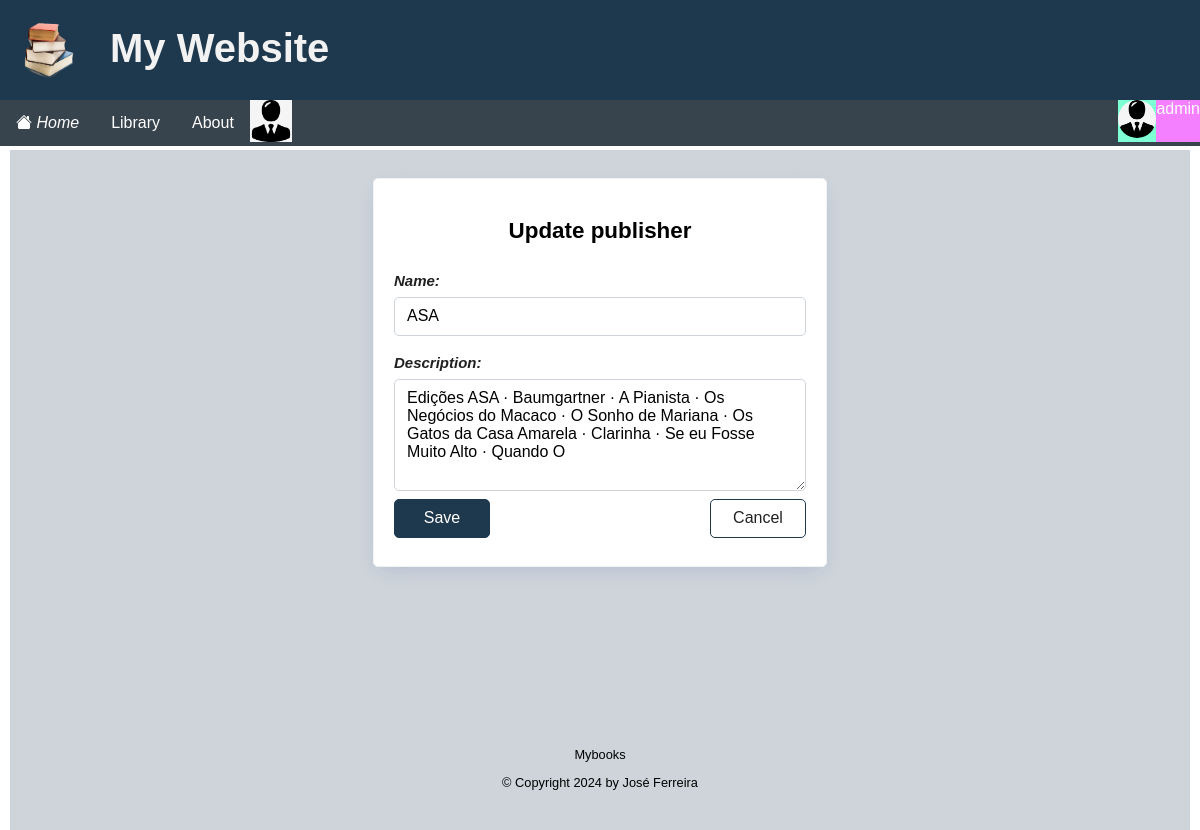
The page /publisher/update/1/ (signed in) on the database its author committed.
### apps/accounts/models.py (models this page shows, shortened)
class Profile(models.Model):
    user = models.OneToOneField(User, on_delete=models.CASCADE)
    avatar = models.ImageField(default='avatar.jpg', upload_to=image_file_path)

### apps/books/models.py (models this page shows, shortened)
class Publisher(models.Model):
    name = models.CharField(max_length=255)
    description = models.TextField(max_length=500, null=True, blank=True)
    created_by = models.ForeignKey(User, on_delete=models.CASCADE, default=1)
    created = models.DateTimeField(auto_now_add=True)
    modified = models.DateTimeField(auto_now=True)
    class Meta:
        ordering = ["name"]

### apps/books/views.py (the view, shortened to what this page needs)
# urls.py: path('publisher/update/<int:pk>/', views.PublisherUpdate.as_view(),name='publisher-update'),
class PublisherUpdate(LoginRequiredMixin, UpdateView):
    model = Publisher
    fields = ['name','description']
    success_url = reverse_lazy('publishers')

### templates/books/publisher_form.html (shortened to what this page needs)
{% extends "base.html" %}
{% block content %}
<div class="center-panel">
	<form method="POST" enctype="multipart/form-data" class="form-card">
	 	<h2>{% if publisher %} Update {% else %} Add {% endif %} publisher</h2>
		{% for field in form %}
			<label class="label">{{ field.label_tag }}</label>
			{{ field }}
		{% endfor %}
		<div class="form-buttons">
			<input type="submit" value="Save" class="btn btn-primary"/>
			<a href="{% url 'publishers' %}" class="btn btn-outline">Cancel</a>
		</div>
	</form>
</div>
{% endblock content %}

### templates/base.html (shortened to what this page needs)
{% load i18n %}
<!DOCTYPE html>
<html lang="en">
    <head>
        {%load static %}
        <link rel="stylesheet" href="{% static 'css/style.css' %}" />
    </head>
    <body>
        <header class="header">
            <a href="#"><img class="logo" src="{% static 'images/logo.png' %}" alt="logo"></a>
            <h1>My Website</h1>
            <ul class="topnav">
                {% if request.user.is_authenticated %}
                <li class="active"><a href="{%url 'home'%}"><i class="bi bi-house-fill"> Home </i></a></li>
                {% else %}
                <li class="active"><a href="{%url 'index'%}"><i class="bi bi-house-fill"> Home </i></a></li>
                {% endif %}
                {% block navbar %}
                <li class="left">
                    {% if request.user.is_authenticated %}
                    <div class="dropdown left">
                        <button class="dropbtn">Library</button>
                    </div>
                    {% endif %}
                </li>
                {% endblock navbar %}
                <li><a href="{% url 'about' %}">About</a></li>
                <li class="left">
                    {% if request.user.is_authenticated %}
                        {% if user.profile %}
                            <img src="{{ user.profile.avatar.url }}" alt="{{ user.username }}" width="42" height="42"/>
                        {% endif %}
                    {% endif %}
                </li>
                {% if request.user.is_authenticated %}
                <li class="right">
                    <div class="dropdown right">
                        <button class="dropbtn" style="background-color: rgb(244, 127, 255); margin: 0%; padding: 0%;">
                            {{ request.user }}
                            <div style="background-color: aquamarine; float: left; margin: 0%; padding: 0%;">
                                {% if user.profile %}
                                <img src="{{ user.profile.avatar.url }}" alt="{{ user.username }}" width="38" height="38" style="border-radius: 25px;"/>
                                {% endif %}
                            </div>
                        </button>
                    </div>
                </li>
                {% else %}
                <li class="right">
                    <a href="{% url 'login' %}">Login</a>
                    <a href="{% url 'register' %}">Join Now</a>
                </li>
                {% endif %}
            </ul>
        </header>
        <main class="main">
            <div class="container">
            {%block content %}
            {%endblock content%}
            </div>
        </main>
        <footer class="footer">
            <div class="container">
                <p>Mybooks</p>
                <p>&copy; Copyright {% now "Y" %} by José Ferreira</p>
            </div>
        </footer>
    </body>
</html>

### static/css/style.css (style rules this page uses)
:root { --color-body: #ffffff; --color-header: #253f85; --color-nav: #38444d; --color-load-button: #2e6357; --color-footer: #ced4da; --color-primary: #1e384d; --color-secondary: #38444d; --color-secondary-hover: #2f91e2; --color-tertiary: #e4ebf7; --color-tertiary-hover: #a1c6e4; --color-light: #f2f2f2; --color-gray: #ced4da; --color-dark: #212121; --color-white: #ffffff; --color-error: #cf1616; --color-warning: #ffc900; --color-info: #02a2b9; --color-success: #1ba345; --color-input: #0084a5; --color-danger: #cf1616; --border-radius: 5px; }
* { box-sizing: border-box; text-rendering: optimizeLegibility; }
html, body { height: 100%; }
body { font-family: Arial; padding: 10px; background: var(--color-body); margin: 0; }
h1 { font-size: 2rem; line-height: 1.5; }
h2 { font-size: 1.4rem; }
a { color: var(--color-primary); text-decoration: none; }
.container { max-width: 960px; margin: 0 auto; padding: 0.5rem; }
.header { position: fixed; top: 0; left: 0; margin: 0; width: 100%; height: 100px; list-style-type: none; margin: 0; padding: 0; z-index: 5; overflow: hidden; background: var(--color-primary); }
.header h1 { position: relative; margin: 18px; left: 30px; color: var(--color-light); font-size: 40px; }
.logo { padding-top: 15px; padding-left: 15px; width: 80px; height: 80px; float: left; }
.topnav { position: fixed; top: 100px; left: 0; width: 100%; height: 46px; list-style-type: none; margin: 0; padding: 0; z-index: 5; overflow: visible; background-color: var(--color-secondary); }
.topnav li { float: left; background-color: var(--color-secondary); }
.topnav li.right { float: right; background-color: var(--color-secondary); }
.topnav li a { position: relative; display: inline-block; color: white; text-align: center; padding: 14px 16px; text-decoration: none; }
.topnav .dropdown { position: relative; display: inline-block; }
.topnav .dropdown.right { float: right; }
.topnav .dropdown.left { float: left; }
.topnav .dropbtn { background-color: var(--color-secondary); color: white; padding: 14px 16px; font-size: 16px; border: none; cursor: pointer; }
.footer { position: relative; top: 100px; padding: 20px; margin-top: 20px; font-size: 0.8rem; text-align: center; background: var(--color-footer); }
.main { position: relative; top: 140px; left: 0; margin: 0; padding: 0; z-index: 1; background-color: var(--color-gray); }
.form-card { border: solid 1px var(--color-light); padding: 20px; margin-top: 20px; border-radius: var(--border-radius); box-shadow: rgb(11 43 158 / 15%) 0px 6px 20px -6px; min-width: 400px; background-color: white; }
form > * { display: block; margin-bottom: 0.5rem; }
.form-buttons { display: flex; justify-content: space-between; align-items: center; gap: 0.75rem; }
.form-card h2 { text-align: center; padding-bottom: 10px; }
.label { padding-top: 10px; font-size: 15px; font-weight: bold; font-style: italic; color: var(--color-dark) }
input[type='text'], input[type='number'], input[type='email'], input[type='password'], select, textarea { border-radius: var(--border-radius); border: solid 1px var(--color-gray); width: 100%; padding: 0.6rem 0.75rem; }
textarea { max-height: 7rem; }
input, select, textarea, button { font: inherit; }
.btn { padding: 0.6rem 0.75rem; border-radius: var(--border-radius); background-color: var(--color-white); border: solid 1px var(--color-white); color: var(--color-dark); cursor: pointer; text-decoration: none; font-size: 1rem; min-width: 6rem; text-align: center; }
.btn-outline { border: solid 1px var(--color-primary); }
.btn-primary { border: solid 1px var(--color-primary); background-color: var(--color-primary); color: var(--color-white); }
.center-panel { display: flex; flex-direction: column; align-items: center; min-height: 70vh; }

### rows shown on the page
Publisher: form "ASA" "Edições ASA · Baumgartner · A Pianista · Os Negócios do Macaco · O Sonho de Mariana · Os Gatos da Casa Amarela · Clarinha · Se eu Fosse Muito Alto · Quando O"

### other values the page prints
{{ request.user }} "admin"
{{ field.label_tag }} "Name:" "Description:"
